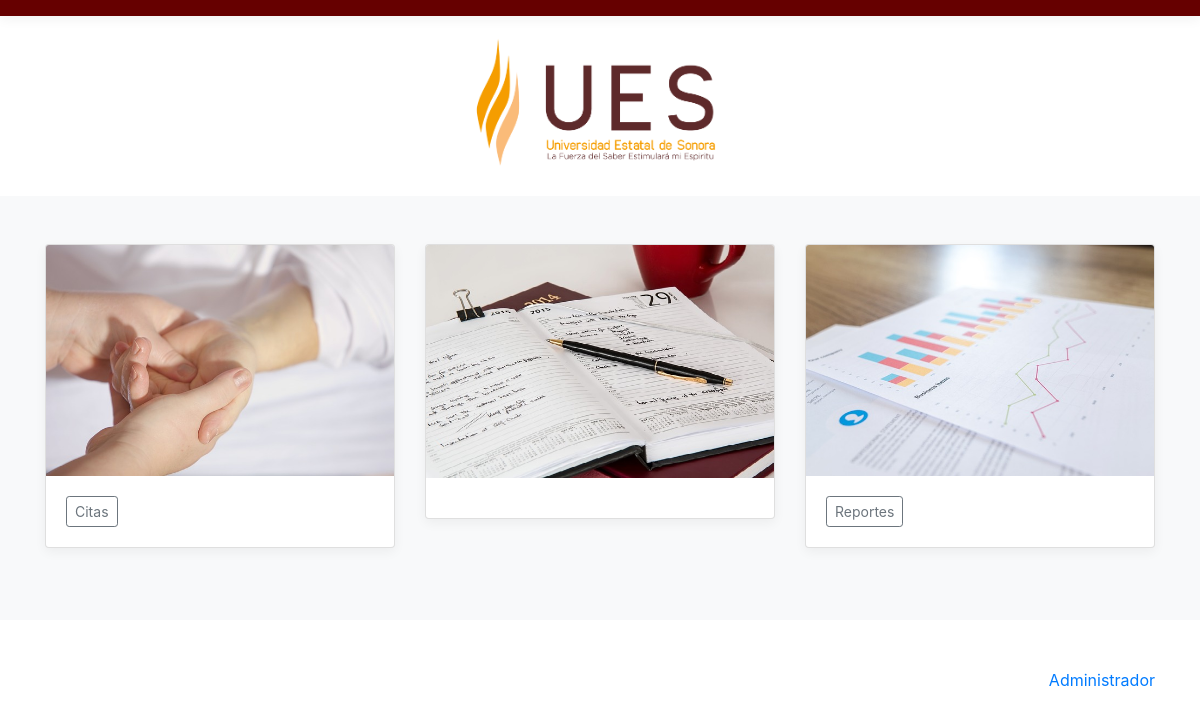
The app's page /, older data.
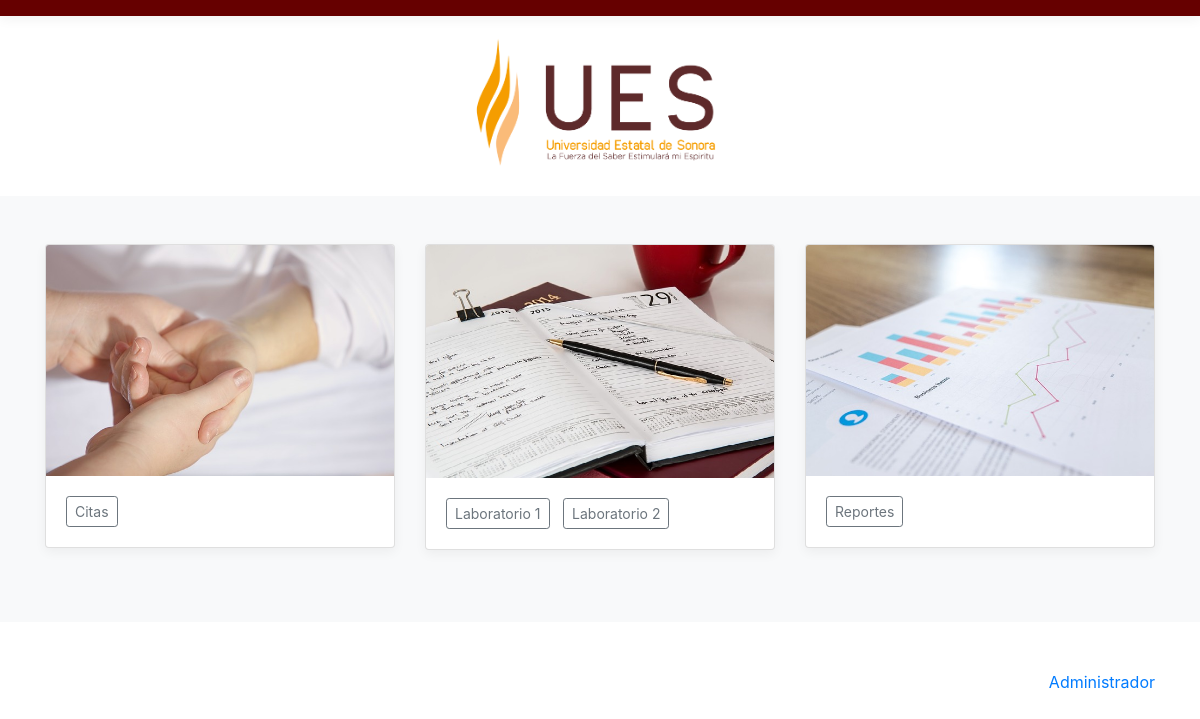
The same page, newer data.
### fisioterapias/models.py (models this page shows, shortened)
class Aula(models.Model):
    nombre = models.CharField(max_length=200, blank=False)

### fisioterapias/views.py (the view)
# urls.py: path("", views.index, name="index"),
def index(request):
    aulas = Aula.objects.all()
    context = {
        "aulas": aulas,
    }
    return render(request, "index.html", context)

### fisioterapias/templates/index.html
{% extends "base2.html" %}
{% load static %}
{% block content %}
<div class="album py-5 bg-light">
  <div class="container">
    <div class="row">
      <div class="col-md-4">
        <div class="card mb-4 box-shadow">
          <a href="citas"><img class="card-img-top" src="{% static 'manos.jpg'  %}"  alt="Card image cap"></a>
          <div class="card-body">
            <div class="d-flex justify-content-between align-items-center">
              <div class="btn-group">
                <a href="citas"><button type="button" class="btn btn-sm btn-outline-secondary">Citas</button></a>
              </div>
            </div>
          </div>
        </div>
      </div>
      <div class="col-md-4">
        <div class="card mb-4 box-shadow">
          <img class="card-img-top" src="{% static 'calendario.jpg'  %}"  alt="Card image cap">
          <div class="card-body">
            <div class="d-flex justify-content-between align-items-center">
              <div class="btn-group">
                {% for aula in aulas %}
                <a href="aula/{{ aula.id }} "><button type="button" class="btn btn-sm btn-outline-secondary"> {{ aula.nombre }} </button></a> &nbsp; &nbsp;
                {% endfor %}
              </div>
            </div>
          </div>
        </div>
      </div>
      <div class="col-md-4">
        <div class="card mb-4 box-shadow">
          <a href="reportes"><img class="card-img-top" src="{% static 'reportes.jpg'  %}"  alt="Card image cap"></a>
          <div class="card-body">
            <div class="d-flex justify-content-between align-items-center">
              <div class="btn-group">
                <a href="reportes"><button type="button" class="btn btn-sm btn-outline-secondary">Reportes</button></a>
              </div>
            </div>
          </div>
        </div>
      </div>
    </div>
  </div>
</div>
{% endblock %}

Row changes from the older to the newer data that the page shows:
added Aula: nombre "Laboratorio 1"
added Aula: nombre "Laboratorio 2"
